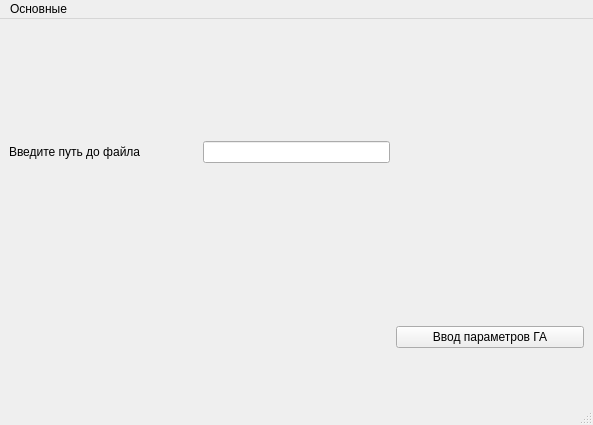
<?xml version="1.0" encoding="UTF-8"?>
<ui version="4.0">
 <class>InputWindow</class>
 <widget class="QMainWindow" name="InputWindow">
  <property name="geometry">
   <rect>
    <x>0</x>
    <y>0</y>
    <width>593</width>
    <height>425</height>
   </rect>
  </property>
  <property name="windowTitle">
   <string>MainWindow</string>
  </property>
  <widget class="QWidget" name="centralwidget">
   <layout class="QGridLayout" name="gridLayout">
    <item row="2" column="1">
     <spacer name="verticalSpacer_2">
      <property name="orientation">
       <enum>Qt::Vertical</enum>
      </property>
      <property name="sizeHint" stdset="0">
       <size>
        <width>20</width>
        <height>40</height>
       </size>
      </property>
     </spacer>
    </item>
    <item row="0" column="1">
     <spacer name="verticalSpacer">
      <property name="orientation">
       <enum>Qt::Vertical</enum>
      </property>
      <property name="sizeHint" stdset="0">
       <size>
        <width>20</width>
        <height>40</height>
       </size>
      </property>
     </spacer>
    </item>
    <item row="1" column="1">
     <widget class="QLineEdit" name="lineEdit">
      <property name="sizePolicy">
       <sizepolicy hsizetype="Preferred" vsizetype="Fixed">
        <horstretch>0</horstretch>
        <verstretch>0</verstretch>
       </sizepolicy>
      </property>
     </widget>
    </item>
    <item row="1" column="0">
     <widget class="QLabel" name="label">
      <property name="sizePolicy">
       <sizepolicy hsizetype="Preferred" vsizetype="Preferred">
        <horstretch>0</horstretch>
        <verstretch>0</verstretch>
       </sizepolicy>
      </property>
      <property name="text">
       <string>Введите путь до файла</string>
      </property>
     </widget>
    </item>
    <item row="3" column="1">
     <spacer name="verticalSpacer_3">
      <property name="orientation">
       <enum>Qt::Vertical</enum>
      </property>
      <property name="sizeHint" stdset="0">
       <size>
        <width>20</width>
        <height>40</height>
       </size>
      </property>
     </spacer>
    </item>
    <item row="3" column="2">
     <widget class="QPushButton" name="pushButton">
      <property name="sizePolicy">
       <sizepolicy hsizetype="Preferred" vsizetype="Fixed">
        <horstretch>0</horstretch>
        <verstretch>0</verstretch>
       </sizepolicy>
      </property>
      <property name="text">
       <string>Ввод параметров ГА</string>
      </property>
     </widget>
    </item>
    <item row="3" column="0">
     <spacer name="horizontalSpacer">
      <property name="orientation">
       <enum>Qt::Horizontal</enum>
      </property>
      <property name="sizeType">
       <enum>QSizePolicy::Preferred</enum>
      </property>
      <property name="sizeHint" stdset="0">
       <size>
        <width>40</width>
        <height>20</height>
       </size>
      </property>
     </spacer>
    </item>
   </layout>
  </widget>
  <widget class="QMenuBar" name="menubar">
   <property name="geometry">
    <rect>
     <x>0</x>
     <y>0</y>
     <width>593</width>
     <height>20</height>
    </rect>
   </property>
   <widget class="QMenu" name="menu">
    <property name="title">
     <string>Основные</string>
    </property>
    <addaction name="back"/>
    <addaction name="exit"/>
    <addaction name="separator"/>
    <addaction name="about"/>
   </widget>
   <addaction name="menu"/>
  </widget>
  <widget class="QStatusBar" name="statusbar"/>
  <action name="back">
   <property name="text">
    <string>Вернуться в главное меню</string>
   </property>
  </action>
  <action name="exit">
   <property name="text">
    <string>Выйти</string>
   </property>
  </action>
  <action name="about">
   <property name="text">
    <string>О программе</string>
   </property>
  </action>
 </widget>
 <resources/>
 <connections/>
</ui>
